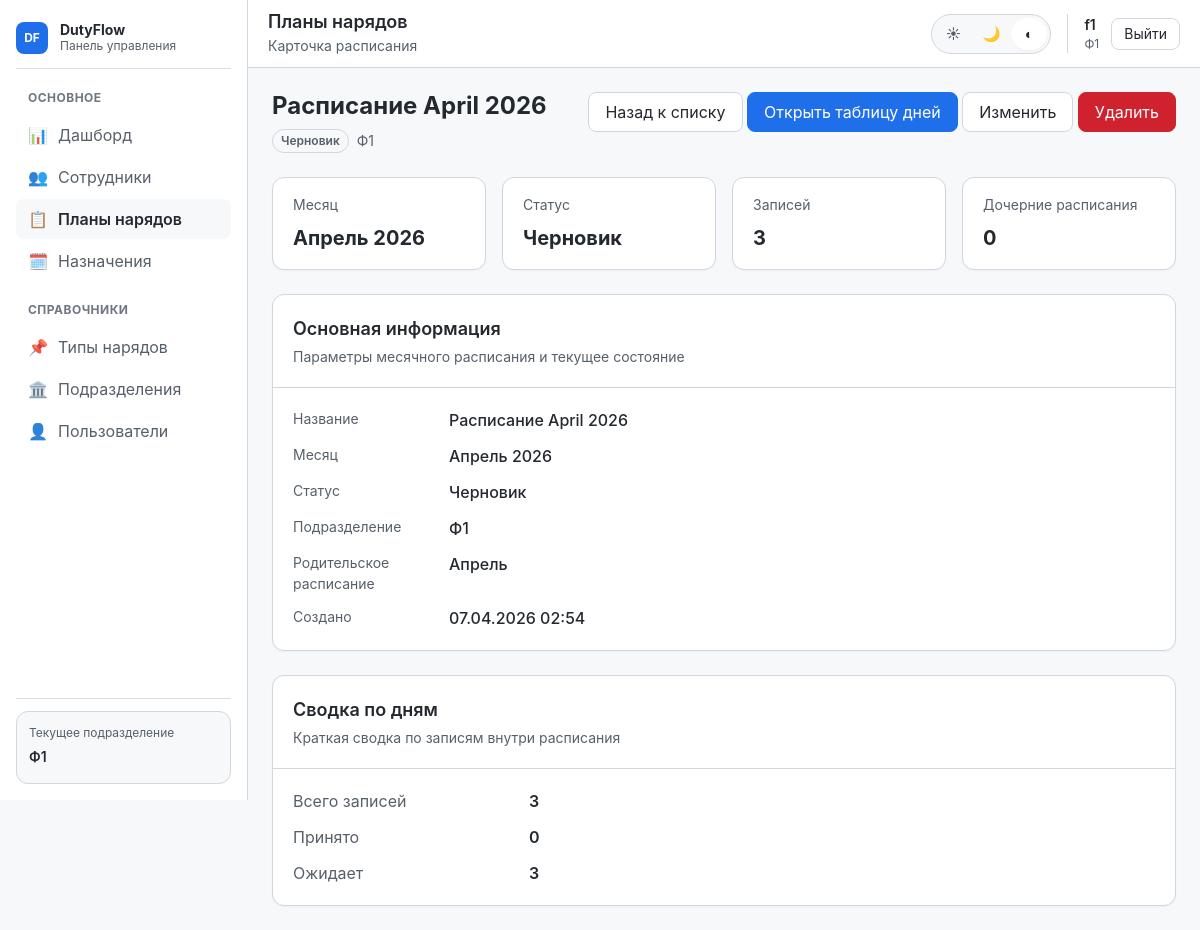
The page /plans/54/ (signed in) on the database its author committed.
### users_app/models.py (models this page shows, shortened)
class UserProfile(models.Model):
    user = models.OneToOneField(
        User,
        on_delete=models.CASCADE,
        related_name='profile'
    )
    unit = models.ForeignKey(
        Unit,
        on_delete=models.PROTECT,
        related_name='users'
    )
    created_by = models.ForeignKey(
        User,
        on_delete=models.SET_NULL,
        null=True,
        blank=True,
        related_name='created_users',
        verbose_name="Создал пользователь"
    )
    created_at = models.DateTimeField(auto_now_add=True, verbose_name="Дата создания")
    class Meta:
        verbose_name = "Профиль пользователя"
        verbose_name_plural = "Профили пользователей"

### units/models.py (models this page shows, shortened)
class Unit(models.Model):
    name = models.CharField(max_length=255, verbose_name="Название")
    parent = models.ForeignKey(
        'self',
        on_delete=models.SET_NULL,
        null=True,
        blank=True,
        related_name='children',
        verbose_name="Вышестоящее подразделение"
    )
    unit_type = models.ForeignKey(
        UnitType,
        on_delete=models.PROTECT,
        related_name='units',
        verbose_name="Тип подразделения"
    )
    class Meta:
        verbose_name = "Подразделение"
        verbose_name_plural = "Подразделения"
        ordering = ['unit_type__level', 'name']

### duty_plans/models.py (models this page shows)
class MonthlySchedule(models.Model):
    STATUS_CHOICES = [
        ('draft', 'Черновик'),
        ('published', 'Опубликовано'),
        ('archived', 'Архив'),
    ]
    month = models.DateField()
    name = models.CharField(max_length=255, blank=True)
    status = models.CharField(max_length=20, choices=STATUS_CHOICES, default='draft')
    unit = models.ForeignKey(Unit, on_delete=models.CASCADE, related_name='schedules')
    parent_schedule = models.ForeignKey('self', on_delete=models.SET_NULL, null=True, blank=True)
    created_by = models.ForeignKey(settings.AUTH_USER_MODEL, on_delete=models.SET_NULL, null=True)
    created_at = models.DateTimeField(auto_now_add=True)
    updated_at = models.DateTimeField(auto_now=True)
    class Meta:
        ordering = ['-month']
        unique_together = ['month', 'unit']  # ← уникальность: один месяц + одно подразделение
    def __str__(self):
        return self.name or f"{self.month.strftime('%B %Y')} - {self.unit.name}"

### core/views/plans.py (the view)
@login_required
def detail(request, pk):
    schedule = get_object_or_404(
        MonthlySchedule.objects.select_related("unit", "parent_schedule", "created_by"),
        pk=pk
    )
    user_unit = request.user.profile.unit
    if schedule.unit != user_unit:
        messages.error(request, "Нет доступа")
        return redirect("plan:list")
    day_plans_count = schedule.days.count()
    accepted_count = schedule.days.filter(status="accepted").count()
    pending_count = schedule.days.filter(status="pending").count()
    child_schedules_count = MonthlySchedule.objects.filter(parent_schedule=schedule).count()
    return render(request, "app/plans/detail.html", {
        "schedule": schedule,
        "day_plans_count": day_plans_count,
        "accepted_count": accepted_count,
        "pending_count": pending_count,
        "child_schedules_count": child_schedules_count,
        "active_tab": "plans",
        "page_title": "Планы нарядов",
        "page_subtitle": "Карточка расписания",
        "title": schedule.name or str(schedule),
    })

### templates/app/plans/detail.html (shortened to what this page needs)
{% extends 'app/base_app.html' %}
{% block app_content %}
<section class="page-section">
    <div class="page-header">
        <div class="page-header__main">
            <div class="plan-hero">
                <div class="plan-hero__main">
                    <h2 class="page-header__title">{{ schedule.name|default:schedule }}</h2>
                    <div class="plan-hero__meta">
                        <span class="badge">{{ schedule.get_status_display }}</span>
                        <span class="plan-hero__unit">{{ schedule.unit.name }}</span>
                    </div>
                </div>
            </div>
        </div>
        <div class="page-header__actions">
            <a href="{% url 'plan:list' %}" class="button">Назад к списку</a>
            <a href="{% url 'plan:days' schedule.pk %}" class="button button--primary">Открыть таблицу дней</a>
            <a href="{% url 'plan:edit' schedule.pk %}" class="button">Изменить</a>
            <a href="{% url 'plan:delete' schedule.pk %}" class="button button--danger">Удалить</a>
        </div>
    </div>
</section>
<section class="page-section">
    <div class="plan-summary-grid">
        <article class="summary-card">
            <span class="summary-card__label">Месяц</span>
            <span class="summary-card__value">{{ schedule.month|date:"F Y" }}</span>
        </article>
        <article class="summary-card">
            <span class="summary-card__label">Статус</span>
            <span class="summary-card__value">{{ schedule.get_status_display }}</span>
        </article>
        <article class="summary-card">
            <span class="summary-card__label">Записей</span>
            <span class="summary-card__value">{{ day_plans_count }}</span>
        </article>
        <article class="summary-card">
            <span class="summary-card__label">Дочерние расписания</span>
            <span class="summary-card__value">{{ child_schedules_count }}</span>
        </article>
    </div>
</section>
<section class="page-section">
    <article class="card">
        <div class="card__header">
            <div>
                <h3 class="card__title">Основная информация</h3>
                <p class="card__subtitle">Параметры месячного расписания и текущее состояние</p>
            </div>
        </div>
        <div class="card__body">
            <div class="details-list">
                <div class="details-list__row">
                    <span class="details-list__label">Название</span>
                    <span class="details-list__value">{{ schedule.name|default:"—" }}</span>
                </div>
                <div class="details-list__row">
                    <span class="details-list__label">Месяц</span>
                    <span class="details-list__value">{{ schedule.month|date:"F Y" }}</span>
                </div>
                <div class="details-list__row">
                    <span class="details-list__label">Статус</span>
                    <span class="details-list__value">{{ schedule.get_status_display }}</span>
                </div>
                <div class="details-list__row">
                    <span class="details-list__label">Подразделение</span>
                    <span class="details-list__value">{{ schedule.unit.name }}</span>
                </div>
                <div class="details-list__row">
                    <span class="details-list__label">Родительское расписание</span>
                    <span class="details-list__value">
                        {% if schedule.parent_schedule %}
                            {{ schedule.parent_schedule }}
                        {% else %}
                            —
                        {% endif %}
                    </span>
                </div>
                <div class="details-list__row">
                    <span class="details-list__label">Создано</span>
                    <span class="details-list__value">{{ schedule.created_at|date:"d.m.Y H:i" }}</span>
                </div>
            </div>
        </div>
    </article>
</section>
<section class="page-section">
    <article class="card">
        <div class="card__header">
            <div>
                <h3 class="card__title">Сводка по дням</h3>
                <p class="card__subtitle">Краткая сводка по записям внутри расписания</p>
            </div>
        </div>
        <div class="card__body">
            <div class="plan-status-list">
                <div class="plan-status-list__item">
                    <span class="plan-status-list__label">Всего записей</span>
                    <span class="plan-status-list__value">{{ day_plans_count }}</span>
                </div>
                <div class="plan-status-list__item">
                    <span class="plan-status-list__label">Принято</span>
                    <span class="plan-status-list__value">{{ accepted_count }}</span>
                </div>
                <div class="plan-status-list__item">
                    <span class="plan-status-list__label">Ожидает</span>
                    <span class="plan-status-list__value">{{ pending_count }}</span>
                </div>
            </div>
        </div>
    </article>
</section>
{% endblock %}

### templates/components/layout/app_sidebar.html (shortened to what this page needs)
<aside class="app-sidebar" data-sidebar>
    <div class="app-sidebar__inner">
        <div class="app-sidebar__header">
            <a href="{% url 'auth:dashboard' %}" class="app-sidebar__brand">
                <span class="app-sidebar__brand-mark">DF</span>
                <div class="app-sidebar__brand-texts">
                    <span class="app-sidebar__brand-title">DutyFlow</span>
                    <span class="app-sidebar__brand-subtitle">Панель управления</span>
                </div>
            </a>
        </div>
        <div class="app-sidebar__section">
            <div class="app-sidebar__section-title">Основное</div>
            <nav class="app-sidebar__nav">
                <a href="{% url 'auth:dashboard' %}" class="nav-item {% if active_tab == 'dashboard' %}is-active{% endif %}">
                    <span class="nav-item__icon">📊</span>
                    <span class="nav-item__label">Дашборд</span>
                </a>
                <a href="{% url 'people:person_list' %}" class="nav-item {% if active_tab == 'people' %}is-active{% endif %}">
                    <span class="nav-item__icon">👥</span>
                    <span class="nav-item__label">Сотрудники</span>
                </a>
                <a href="{% url 'plan:list' %}" class="nav-item {% if active_tab == 'plans' %}is-active{% endif %}">
                    <span class="nav-item__icon">📋</span>
                    <span class="nav-item__label">Планы нарядов</span>
                </a>
                <a href="{% url 'assignment:calendar' %}" class="nav-item {% if active_tab == 'assignments' %}is-active{% endif %}">
                    <span class="nav-item__icon">🗓️</span>
                    <span class="nav-item__label">Назначения</span>
                </a>
            </nav>
        </div>
        <div class="app-sidebar__section">
            <div class="app-sidebar__section-title">Справочники</div>
            <nav class="app-sidebar__nav">
                {% if user.profile.unit.unit_type.level <= 1 %}
                <a href="{% url 'type:list' %}" class="nav-item {% if active_tab == 'duty_types' %}is-active{% endif %}">
                    <span class="nav-item__icon">📌</span>
                    <span class="nav-item__label">Типы нарядов</span>
                </a>
                {% endif %}
                <a href="{% url 'units:list' %}" class="nav-item {% if active_tab == 'units' %}is-active{% endif %}">
                    <span class="nav-item__icon">🏛️</span>
                    <span class="nav-item__label">Подразделения</span>
                </a>
                <a href="{% url 'users:list' %}" class="nav-item {% if active_tab == 'users' %}is-active{% endif %}">
                    <span class="nav-item__icon">👤</span>
                    <span class="nav-item__label">Пользователи</span>
                </a>
            </nav>
        </div>
        {% if user.profile and user.profile.unit %}
        <div class="app-sidebar__footer">
            <div class="app-sidebar__unit-card">
                <div class="app-sidebar__unit-label">Текущее подразделение</div>
                <div class="app-sidebar__unit-name">{{ user.profile.unit.name }}</div>
            </div>
        </div>
        {% endif %}
    </div>
</aside>

### templates/components/layout/app_header.html (shortened to what this page needs)
<header class="app-header">
    <div class="app-header__left">
        <div class="app-header__page">
            <h1 class="app-header__page-title">{{ page_title|default:"Панель управления" }}</h1>
            {% if page_subtitle %}
                <p class="app-header__page-subtitle">{{ page_subtitle }}</p>
            {% endif %}
        </div>
    </div>
    <div class="app-header__right">
        <div class="theme-switcher" data-theme-switcher>
            <button class="theme-switcher__button" type="button" data-theme-value="light" title="Светлая тема">☀</button>
            <button class="theme-switcher__button" type="button" data-theme-value="dark" title="Тёмная тема">🌙</button>
            <button class="theme-switcher__button" type="button" data-theme-value="system" title="Системная тема">◐</button>
        </div>
        <div class="user-chip">
            <div class="user-chip__content">
                <span class="user-chip__name">{{ request.user.username }}</span>
                {% if user.profile and user.profile.unit %}
                    <span class="user-chip__meta">{{ user.profile.unit.name }}</span>
                {% endif %}
            </div>
            <form method="post" action="{% url 'auth:logout' %}">
                <button type="submit" class="button button--sm">Выйти</button>
            </form>
        </div>
    </div>
</header>

### rows shown on the page
MonthlySchedule: name "Расписание April 2026", status "Черновик", unit.name "Ф1", month "Апрель 2026", parent_schedule "Апрель", created_at "07.04.2026 02:54"

### other values the page prints
{{ user.profile.unit.name }} "Ф1"
{{ page_title|default:"Панель управления" }} "Планы нарядов"
{{ page_subtitle }} "Карточка расписания"
{{ request.user.username }} "f1"
{{ day_plans_count }} "3"
{{ child_schedules_count }} "0"
{{ accepted_count }} "0"
{{ pending_count }} "3"
